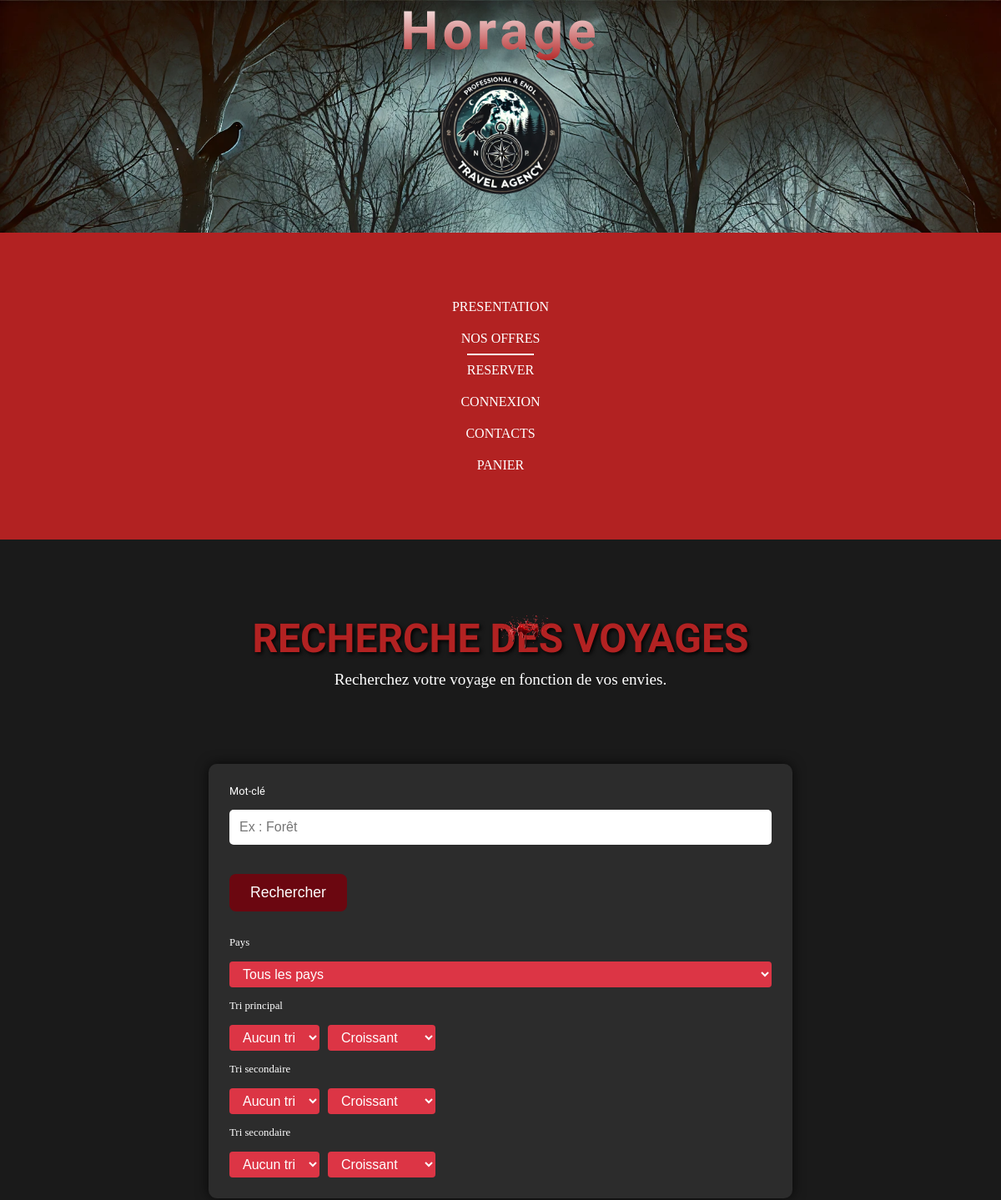
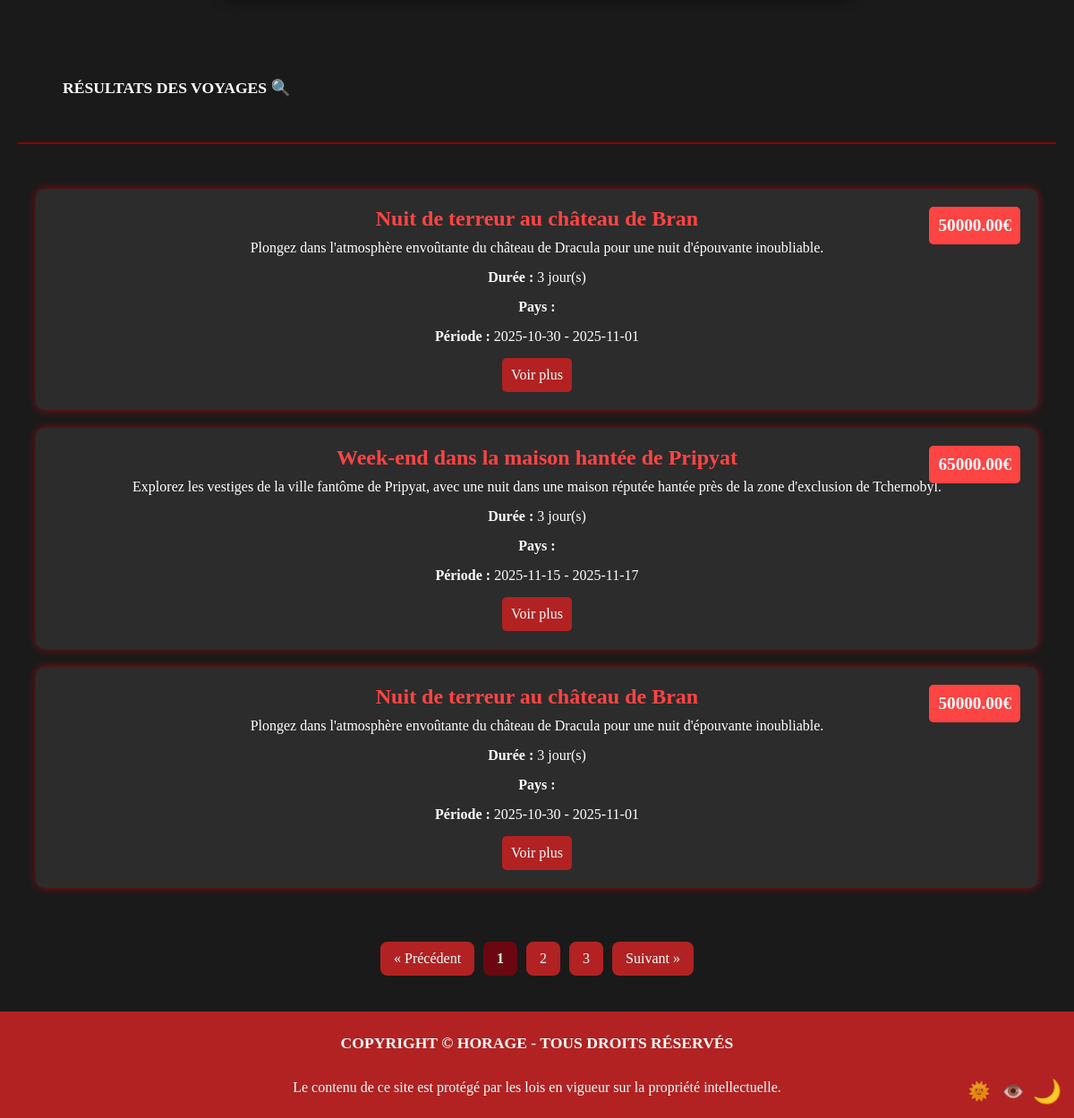
Screenshot of /Recherche.php with the database file from the repository (2 pictures, top to bottom).
### tables this page shows
CREATE TABLE `voyages` (
  `IdVoyage` int(11) NOT NULL,
  `Titre` varchar(100) NOT NULL,
  `Description` text NOT NULL,
  `DateDebut` date NOT NULL,
  `DateFin` date NOT NULL,
  `PrixBase` decimal(10,2) NOT NULL,
  `PlacesDispo` int(11) NOT NULL
);

### Recherche.php (the view, shortened to what this page needs)
<?php
require_once 'session.php';
$pdo = DemarrageSQL();
$mot_cle = isset($_POST['mot_cle']) ? trim($_POST['mot_cle']) : (isset($_GET['mot_cle']) ? trim($_GET['mot_cle']) : "");
$sql = "SELECT * FROM voyages";
$params = [];
$stmt = $pdo->prepare($sql);
$stmt->execute($params);
$voyages_filtres = $stmt->fetchAll(PDO::FETCH_ASSOC);
?>
<!DOCTYPE html>
<html lang="fr">
<head>
    <link rel="stylesheet" href="CSS/recherche.css?v=<?= time() ?>">
</head>
<body>
<div class="intro">
    <img src="img_horage/sang.png" alt="sang" width="80px" id="sang">
    <h2 class="tr">Recherche des voyages</h2>
    <p>Recherchez votre voyage en fonction de vos envies.</p>
</div>
<div class="formulaire_search">
    <form action="Recherche.php" method="post" id="bigSearchForm">
        <div class="search-filters">
            <div class="form-group filter-item">
                <label for="mot_cle">Mot-clé</label>
                <input type="text" id="mot_cle" name="mot_cle" placeholder="Ex : Forêt" value="<?= htmlspecialchars($mot_cle) ?>">
            </div>
            <input type="submit" value="Rechercher" class="submit_search bouton search-button">
            <div class="filter-item">
                <label for="filtrePays">Pays</label>
                <select id="filtrePays" name="filtrePays" class="bouton">
                    <option value="tous">Tous les pays</option>
                </select>
            </div>
            <div class="filter-item">
                <label>Tri principal</label>
                <div class="filter-combo">
                    <select id="tri1" class="bouton">
                        <option value="none" selected>Aucun tri</option>
                    </select>
                    <select id="sens1" class="bouton">
                        <option value="asc">Croissant</option>
                    </select>
                </div>
            </div>
            <div class="filter-item">
                <label>Tri secondaire</label>
                <div class="filter-combo">
                    <select id="tri2" class="bouton">
                        <option value="none" selected>Aucun tri</option>
                    </select>
                    <select id="sens2" class="bouton">
                        <option value="asc">Croissant</option>
                    </select>
                </div>
            </div>
             <div class="filter-item">
                <label>Tri secondaire</label>
                <div class="filter-combo">
                    <select id="tri3" class="bouton">
                        <option value="none" selected>Aucun tri</option>
                    </select>
                    <select id="sens3" class="bouton">
                        <option value="asc">Croissant</option>
                    </select>
                </div>
            </div>
        </div>
    </form>
</div>
<main>
    <h2 class="tv">Résultats des voyages 🔍</h2>
    <?php if (!empty($voyages_filtres)) : ?>
    <div id="voyagesContainer">
        <?php foreach ($voyages_filtres as $index => $voyage):
            $duree = 1;
            if (!empty($voyage['DateDebut']) && !empty($voyage['DateFin'])) {
                $d1 = new DateTime($voyage['DateDebut']);
                $d2 = new DateTime($voyage['DateFin']);
                $duree = $d2->diff($d1)->days + 1;
            }
        ?>
            <div class="travel-card"
                data-index="<?= $index ?>"
                data-prix="<?= (int)$voyage['PrixBase'] ?>"
                data-date="<?= htmlspecialchars($voyage['DateDebut']) ?>"
                data-duree="<?= $duree ?>"
                data-pays="<?= htmlspecialchars($voyage['Pays']) ?>">
                <div class="price"><?= htmlspecialchars($voyage['PrixBase']) ?>€</div>
                <h3><?= htmlspecialchars($voyage['Titre']) ?></h3>
                <p><?= htmlspecialchars($voyage['Description']) ?></p>
                <p><strong>Durée :</strong> <?= $duree ?> jour(s)</p>
                <p><strong>Pays :</strong> <?= htmlspecialchars($voyage['Pays']) ?></p>
                <p><strong>Période :</strong> <?= htmlspecialchars($voyage['DateDebut']) ?> - <?= htmlspecialchars($voyage['DateFin']) ?></p>
                <a href="voyages_details.php?id=<?= urlencode($voyage['IdVoyage']) ?>" class="btn">Voir plus</a>
            </div>
        <?php endforeach; ?>
    </div>
    <div id="pagination-controls" class="pagination"></div>
    <?php else: ?>
        <div id="voyagesContainer">
            <p>Aucun voyage trouvé pour votre recherche<?php if ($mot_cle) echo " « ".htmlspecialchars($mot_cle)." »"; ?>.</p>
        </div>
    <?php endif; ?>
</main>
<footer>
    <h2>Copyright © Horage - Tous droits réservés</h2>
    <p>Le contenu de ce site est protégé par les lois en vigueur sur la propriété intellectuelle.</p>
</footer>
</body>
</html>

### CSS/recherche.css (style rules this page uses)
.intro { text-align: center; color: var(--color-white); padding: 30px; margin: 60px auto; border-radius: 10px; position: relative; width: 70%; }
.intro #sang { position: absolute; right: 43%; width: 60px; }
.intro h2.tr { font-family: 'Creepster', cursive; font-size: 3rem; color: var(--color-nav); text-shadow: 2px 2px 5px black; margin-bottom: 10px; }
.intro p { font-size: 1.2rem; margin-top: 10px; }
.formulaire_search { background-color: var(--color-background-profile); padding: 25px; margin: 0 auto 40px auto; border-radius: 10px; box-shadow: 0px 0px 15px rgba(0,0,0,0.7); width: 60%; max-width: 700px; }
.submit_search { color: white !important; }
.form-group { margin-bottom: 20px; text-align: left; }
.form-group label { display: block; font-family: 'Creepster', cursive; color: var(--color-white); font-size: 1.4rem; margin-bottom: 10px; }
.form-group input[type="text"] { width: 100%; padding: 12px; font-size: 1rem; border: none; border-radius: 5px; }
.formulaire_search input[type="submit"] { background-color: var(--color-search-button); color: var(--color-white); border: none; padding: 12px 25px; border-radius: 8px; cursor: pointer; font-size: 1.1rem; transition: 0.3s ease; }
#voyagesContainer { display: grid; grid-template-columns: 1fr; gap: 20px; padding: 20px; width: 100%; }
.travel-card { background-color: var(--color-background-profile); color: var(--color-white); padding: 20px; border-radius: 10px; box-shadow: 0px 0px 10px rgba(255, 0, 0, 0.5); text-align: center; transition: transform 0.3s ease; width: 100%; max-width: 100%; box-sizing: border-box; position: relative; }
.travel-card h3 { color: var(--color-nav-light); font-size: 1.5rem; margin-bottom: 10px; }
.travel-card p { font-size: 1rem; margin-bottom: 15px; }
.travel-card .btn { display: inline-block; background-color: var(--color-nav); color: var(--color-rod); padding: 10px; text-decoration: none; border-radius: 5px; transition: 0.3s; }
.price { position: absolute; top: 20px; right: 20px; background-color: var(--color-nav-light); color: var(--color-rod); padding: 10px; border-radius: 5px; font-size: 1.2rem; font-weight: bold; }
h2.tv { text-align: left; border-bottom: 2px solid #8B0000; padding: 50px; }
.pagination { display: flex; justify-content: center; gap: 10px; margin: 30px auto; padding: 10px; flex-wrap: wrap; }
button, .bouton { background-color: #dc3545; color: white; border: none; padding: 6px 12px; border-radius: 4px; cursor: pointer; font-size: 16px; }
select { padding: 6px 12px; border-radius: 4px; border: 1px solid #ced4da; }
.search-filters { display: flex; flex-direction: column; gap: 15px; }
.filter-item { display: flex; flex-direction: column; gap: 5px; }
.filter-combo { display: flex; gap: 10px; }
.submit_search { align-self: flex-start; margin-bottom: 15px; }
.filter-item label { text-align: left; display: block; color: var(--color-white); font-size: 0.8rem; margin-bottom: 10px; }
.filter-combo { display: flex; gap: 10px; justify-content: flex-start; }

### CSS/main.css (style rules this page uses)
* { margin: 0; padding: 0; box-sizing: border-box; }
html, body { width: 100%; height: 100%; text-align: center; background-color: var(--color-background); color: var(--color-white); }
a { text-decoration: none; color: var(--color-rod); font-size: 1.0rem; }
footer { background-color: var(--color-nav); padding: 25px; color: var(--color-rod); }
h2 { margin-bottom: 30px; text-transform: uppercase; font-size: 1.1rem; }
main { margin: 100px; }
@media screen and (max-width: 1300px) { #sang { width: 0px; } }
@media screen and (max-width: 1300px) { main { margin: 20px; } }

### CSS/root.css (style rules this page uses)
:root { --color-border : #444; --color-rod: #ffffff; --color-nav: #B22222; --color-search-button: #6b0710; --color-search-button-hover: rgb(44, 11, 11); --color-search-form-group: #771f1f; --color-background: #1A1A1A; --color-hover: #7a0a14; --color-travelbutton: #ffffff; --color-nav-light: #ff4444; --color-background-form: #353535; --color-background-profile: #2C2C2C; --color-border-dark: #8B0000; --color-redlight-root: #ff4444; --color-white: white; --color-orange: #ffa500; --color-blue: #007bff; --color-purple: #800080; --color-green:#33ff00; }

### rows the page displays
voyages: PrixBase "50000.00", Titre "Nuit de terreur au château de Bran", Description "Plongez dans l'atmosphère envoûtante du château de Dracula pour une nuit d'épouvante inoubliable.", duree "3", DateDebut "2025-10-30", DateFin "2025-11-01"
voyages: PrixBase "65000.00", Titre "Week-end dans la maison hantée de Pripyat", Description "Explorez les vestiges de la ville fantôme de Pripyat, avec une nuit dans une maison réputée hantée près de la zone d'exclusion de Tchernobyl.", duree "3", DateDebut "2025-11-15", DateFin "2025-11-17"
voyages: PrixBase "50000.00", Titre "Nuit de terreur au château de Bran", Description "Plongez dans l'atmosphère envoûtante du château de Dracula pour une nuit d'épouvante inoubliable.", duree "3", DateDebut "2025-10-30", DateFin "2025-11-01"

### other values shown
$profilLabel "CONNEXION"
